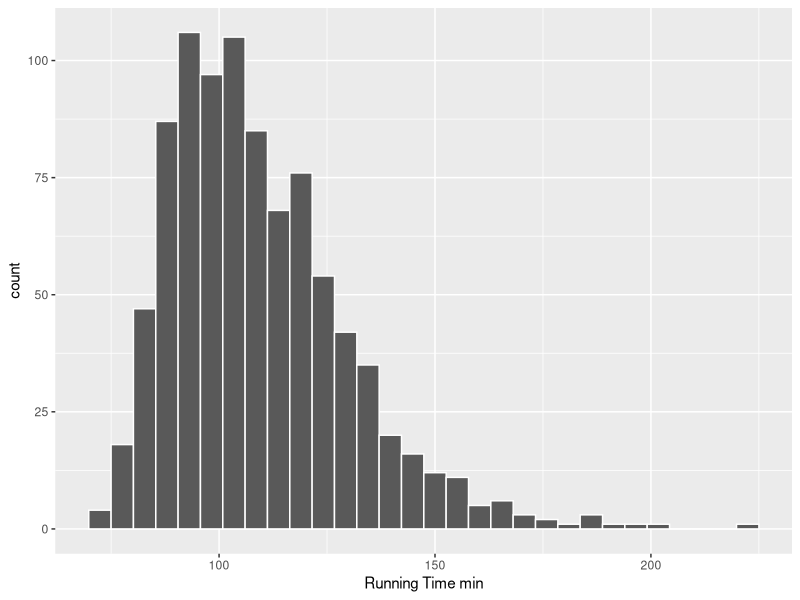
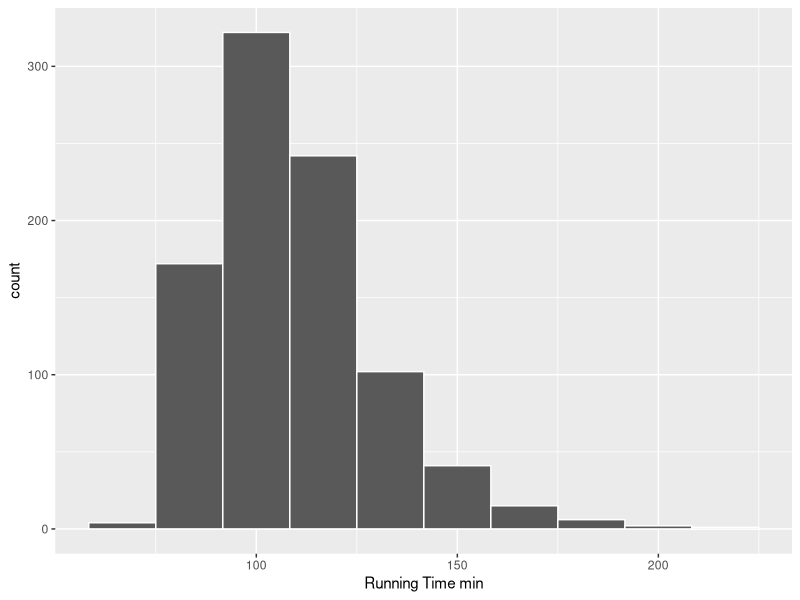
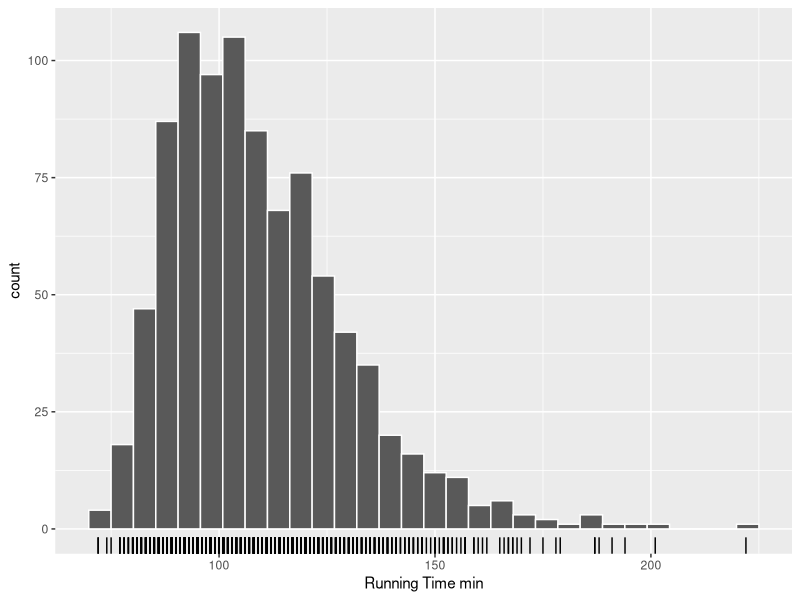
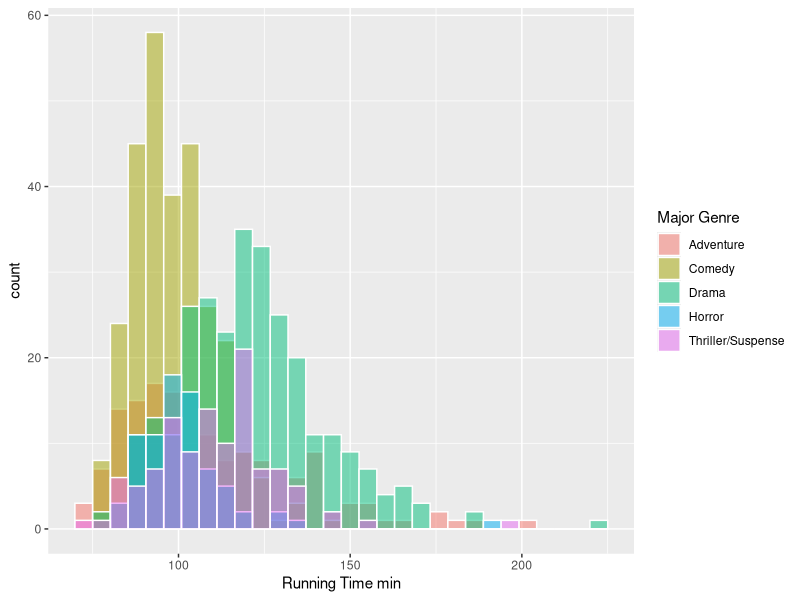
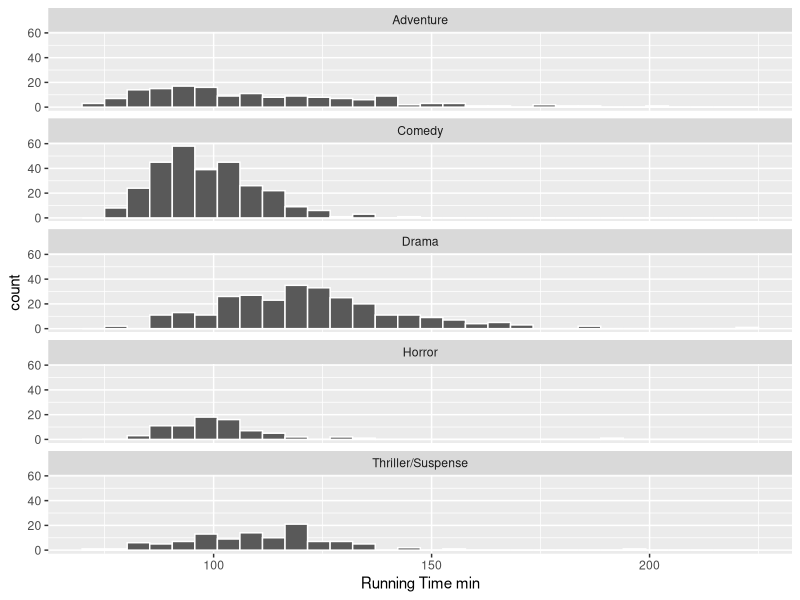

Generate these figures, in order, with R:
## ---- chunk 1
#| label: runtime-histogram-gg
#| message: false
library(ggplot2)

movies <- readr::read_csv('data/movies.csv')
ggplot(movies, aes(x= `Running Time min`)) +
    geom_bar(stat = "bin", color = 'white')
## ---- chunk 2
#| label: runtime-histogram-bins-gg
#| message: false
ggplot(movies, aes(x= `Running Time min`)) +
    geom_histogram(bins = 10, color = 'white')
## ---- chunk 3
#| label: runtime-histogram-rug-gg
ggplot(movies, aes(x = `Running Time min`)) +
    geom_histogram(color = 'white') +
    geom_rug()
## ---- chunk 4
options(repr.plot.width = 2, repr.plot.height = 3)
ggplot(movies, aes(x = `Running Time min`, fill = `Major Genre`)) +
   geom_histogram(color = 'white', position = 'identity', alpha = 0.5)
## ---- chunk 5
#| fig-height: 6
ggplot(movies, aes(x = `Running Time min`)) +
   geom_histogram(color = 'white') +
   facet_wrap(vars(`Major Genre`), ncol=1)
